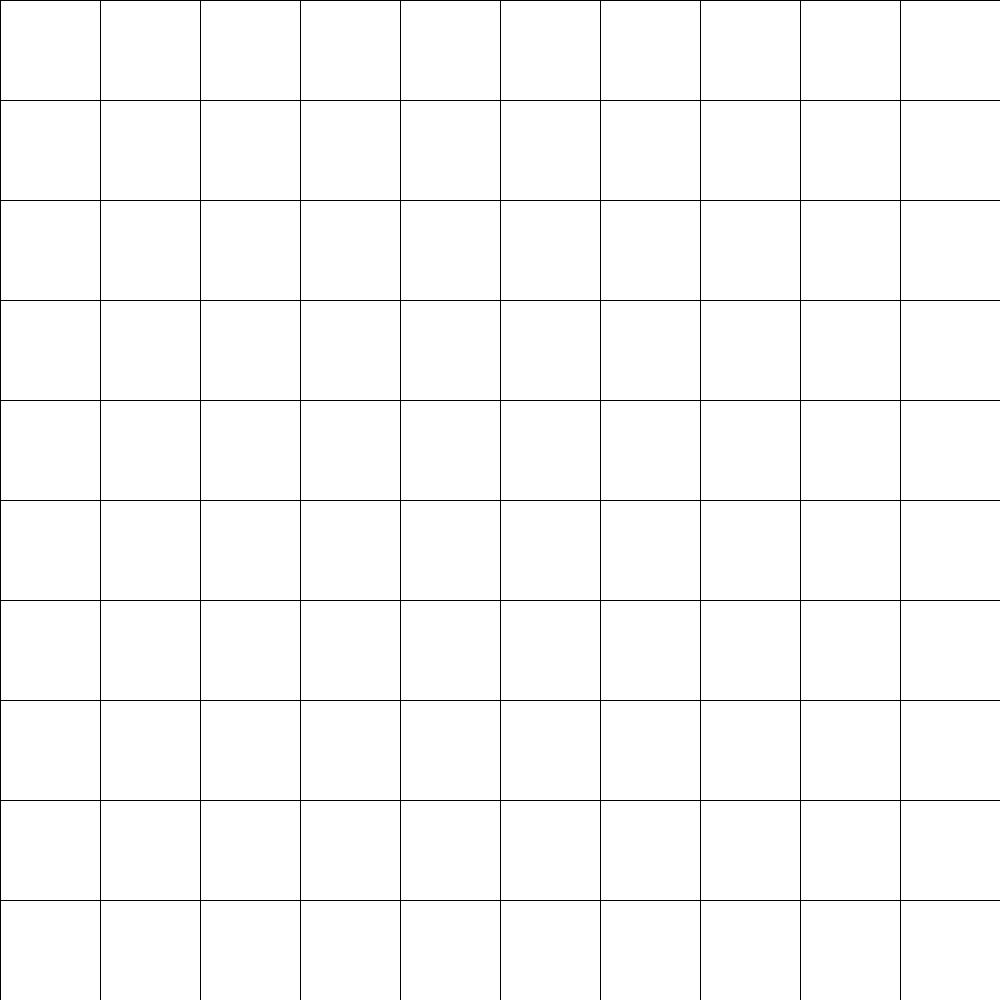
Frame 1 (no input)
Frame 60 (the mouse pressed at the canvas centre just before this capture): identical to frame 1, image omitted
Frame 120 (the mouse held since frame 60 and released just before this capture): identical to frame 1, image omitted

The Processing sketch that drew this single still picture (run headless with seeded random() and noise(); from frame 60 on, the mouse is pressed at the canvas centre):

// Processing sketch: chessboard
// ── chessboard.pde
void setup()
{
   size(1000,1000);
}

void draw()
{
   for(int x = 0; x < 1000; x=x+100)
   {
     for(int y = 0; y < 1000; y=y+100)
     {        
       rect(x,y,100,100); //Draws the rectangles
     }  
   }
   
}

/* 
This is my first example
It will become a chess-board
*/
